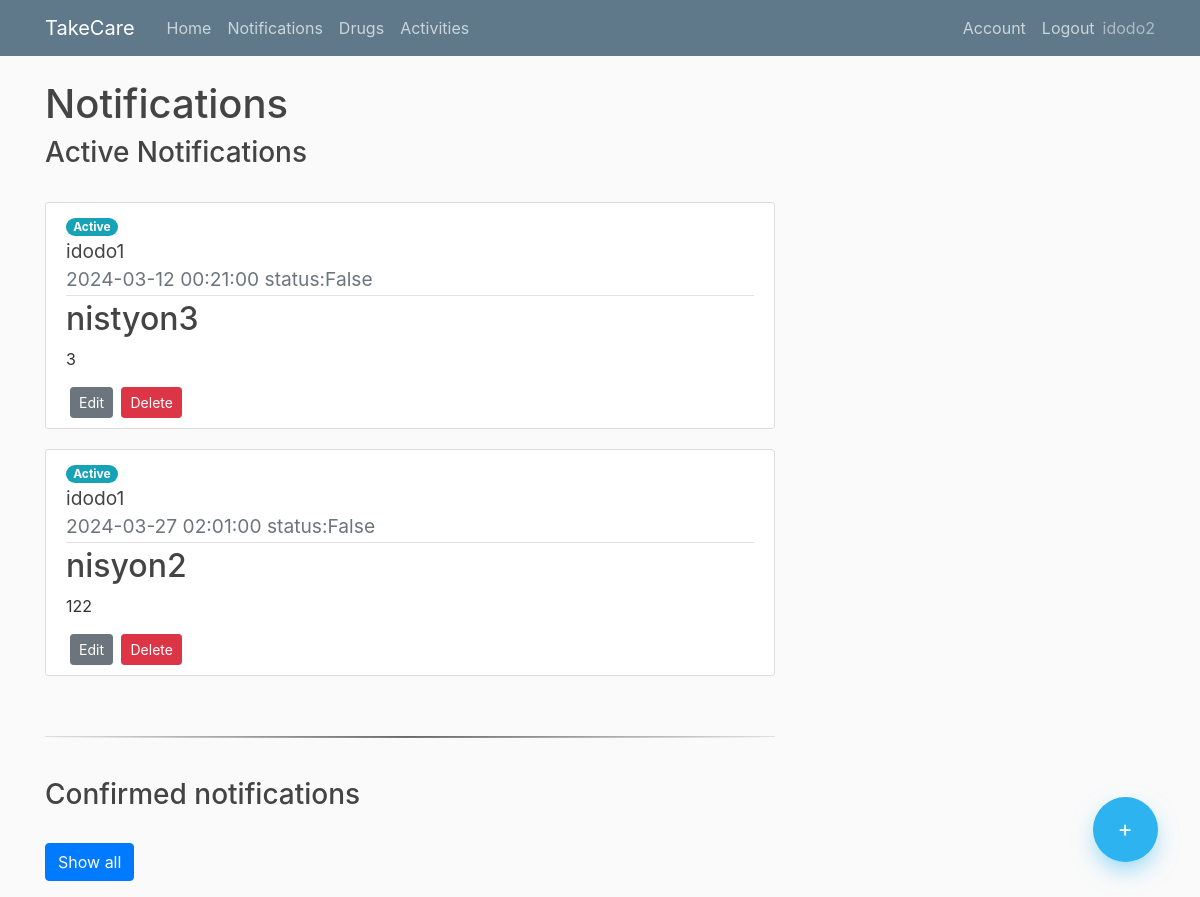
The page /notification (signed in) on the database its author committed.
### app/models.py (models this page shows, shortened)
class User(db.Model, UserMixin):
    id = db.Column(db.Integer, primary_key=True)
    username = db.Column(db.String(20), unique=True,nullable=False)
    email = db.Column(db.String(100), unique=True,nullable=False)
    image_file = db.Column(db.String(100),nullable=False,default='default.jpg')
    password= db.Column(db.String(60),nullable=False)
    ElderlyUser = db.relationship('Elderlyuser',backref='creator',lazy=True )
    Notifications = db.relationship('Notification',backref='creator',lazy=True )
    Drugs = db.relationship('Drug',backref='creator',lazy=True )

class Notification(db.Model):
    id = db.Column(db.Integer, primary_key=True)
    title = db.Column(db.String(150),nullable=False)
    content = db.Column(db.Text,nullable=False)
    date = db.Column(db.Date,nullable=False)
    time = db.Column(db.Time,nullable=False)
    took = db.Column(db.Boolean, nullable=False)
    user_id = db.Column(db.Integer, db.ForeignKey('user.id'), nullable=False)
    elderly_user_id = db.Column(db.Integer, db.ForeignKey('elderlyuser.id'), nullable=False)

class Elderlyuser(db.Model, UserMixin):
    id = db.Column(db.Integer, primary_key=True)
    username = db.Column(db.String(20), unique=True,nullable=False)
    password= db.Column(db.String(60),nullable=False)
    user_id = db.Column(db.Integer, db.ForeignKey('user.id'), nullable=False)

### app/routes.py (the view)
@app.route("/notification")
@login_required
def notification():
    if current_user.is_authenticated:
        notifications = Notification.query.filter_by(user_id=current_user.id).order_by(Notification.date.asc()).order_by(Notification.time.asc())
        eldelys = Elderlyuser.query.filter_by(user_id=current_user.id)
        eldelys_dict = {i.id: i.username for i in eldelys}
        return render_template("notification.html",notifications=notifications,eldelys_dict=eldelys_dict, title="Notification")
    else:
        return render_template("home.html")

### app/models.py (called while the page is built)
@login_manager.user_loader
def load_user(user_id):
    return User.query.get(int(user_id))

### app/templates/notification.html (shortened to what this page needs)
{% extends "layout.html" %}
{% block content %}
    <h1>Notifications</h1>
    <div class="floating-container">
        <a class="floating-button" href="{{ url_for('add_notification')}}"> +</a>
    </div>
    {% if notifications.count() == 0  %}
        <h3>No notifications found</h3>
    {% else %}
        <h3>Active Notifications</h3>
        <br>
        {% for notification in notifications %}
             {% if not notification.took %}
                <article class="media content-section">
            <div class="media-body">
                <span class="badge badge-pill badge-info">Active</span>
                <div class="article-title">
                    <big>{{ eldelys_dict[notification.elderly_user_id] }}</big>
                </div>
              <div class="article-metadata">
                <big class="text-muted"> {{ notification.date.strftime('%Y-%m-%d') }}    {{ notification.time }}    status:{{notification.took}} </big>
              </div>
              <h2>{{ notification.title }}</h2>
              <p class="article-content">{{ notification.content }}</p>
              <a class="btn btn-secondary btn-sm ml-1" href="{{ url_for('edit_notification' ,notification_id=notification.id ) }}">Edit</a>
              <button type="button" class="btn btn-danger btn-sm ml-1" data-toggle="modal" data-target="#deleteModal{{notification.id}}">
                Delete
              </button>
            </div>
          </article>
            {% endif %}
        {% endfor %}
         <br>
        <hr class="hr" />
        <br>
        <h3>Confirmed notifications</h3>
        <p>
            <br>
          <a class="btn btn-primary" data-toggle="collapse" href="#multiCollapseExample1" role="button" aria-expanded="false" aria-controls="multiCollapseExample1">Show all</a>
        </p>
    {% endif %}
{% endblock content %}

### app/templates/layout.html (shortened to what this page needs)
<!DOCTYPE html>
<html>
<head>
    <link rel="stylesheet" href="https://maxcdn.bootstrapcdn.com/bootstrap/4.0.0/css/bootstrap.min.css">
    <link rel="stylesheet" href="https://cdn.jsdelivr.net/npm/bootstrap@4.5.3/dist/css/bootstrap.min.css">
    <link rel="stylesheet" type="text/css" href="{{ url_for('static', filename='main.css') }}">
</head>
<body>
    <header class="site-header">
      <nav class="navbar navbar-expand-md navbar-dark bg-steel fixed-top">
        <div class="container">
          <a class="navbar-brand mr-4" href="/">TakeCare</a>
          <div class="collapse navbar-collapse" id="navbarToggle">
            <div class="navbar-nav mr-auto">
              <a class="nav-item nav-link" href="{{url_for('home')}}">Home</a>
              <a class="nav-item nav-link" href="{{url_for('notification')}}">Notifications</a>
              <a class="nav-item nav-link" href="{{url_for('drugs')}}">Drugs</a>
              <a class="nav-item nav-link" href="{{url_for('activities')}}">Activities</a>
            </div>
            {% if not current_user.is_authenticated %}
            <div class="navbar-nav">
              <a class="nav-item nav-link" href="{{url_for('login')}}">Login</a>
              <a class="nav-item nav-link" href="{{url_for('register')}}">Register</a>
            </div>
            {% else %}
            <div class="navbar-nav">
              <a class="nav-item nav-link" href="{{url_for('account')}}">Account</a>
              <a class="nav-item nav-link" href="{{url_for('logout')}}">Logout</a>
              <sapn class="navbar-text">{{current_user.username}}</span>
            </div>
            {% endif %}
          </div>
        </div>
      </nav>
    </header>
    <main role="main" class="container">
      <div class="row">
        <div class="col-md-8">
          {% block content %} {% endblock %}
    </main>
</body>
</html>

### app/static/main.css (style rules this page uses)
body { background: #fafafa; color: #333333; margin-top: 5rem; }
h1, h2, h3, h4, h5, h6 { color: #444444; }
.bg-steel { background-color: #5f788a; }
.site-header .navbar-nav .nav-link { color: #cbd5db; }
.content-section { background: #ffffff; padding: 10px 20px; border: 1px solid #dddddd; border-radius: 3px; margin-bottom: 20px; }
.article-title { color: #444444; }
.article-content { white-space: pre-line; }
.article-metadata { padding-bottom: 1px; margin-bottom: 4px; border-bottom: 1px solid #e3e3e3 }
.floating-container { position: fixed; width: 100px; height: 100px; bottom: 0; right: 0; margin: 35px 25px; }
.floating-container .floating-button { position: absolute; width: 65px; height: 65px; background: #2cb3f0; bottom: 0; border-radius: 50%; left: 0; right: 0; margin: auto; color: white; line-height: 65px; text-align: center; font-size: 23px; z-index: 100; box-shadow: 0 10px 25px -5px rgba(44, 179, 240, 0.6); cursor: pointer; -webkit-transition: all 0.3s; transition: all 0.3s; }
hr { background: linear-gradient(90deg, rgba(250,250,250,1) 0%, rgba(116,116,116,1) 50%, rgba(250,250,250,1) 100%); height: 1px; }

### rows shown on the page
User: username "idodo2"
Notification: date "2024-03-12", time "00:21:00", took "False", title "nistyon3", content "3"
Elderlyuser: username "idodo1"
Notification: date "2024-03-27", time "02:01:00", took "False", title "nisyon2", content "122"
